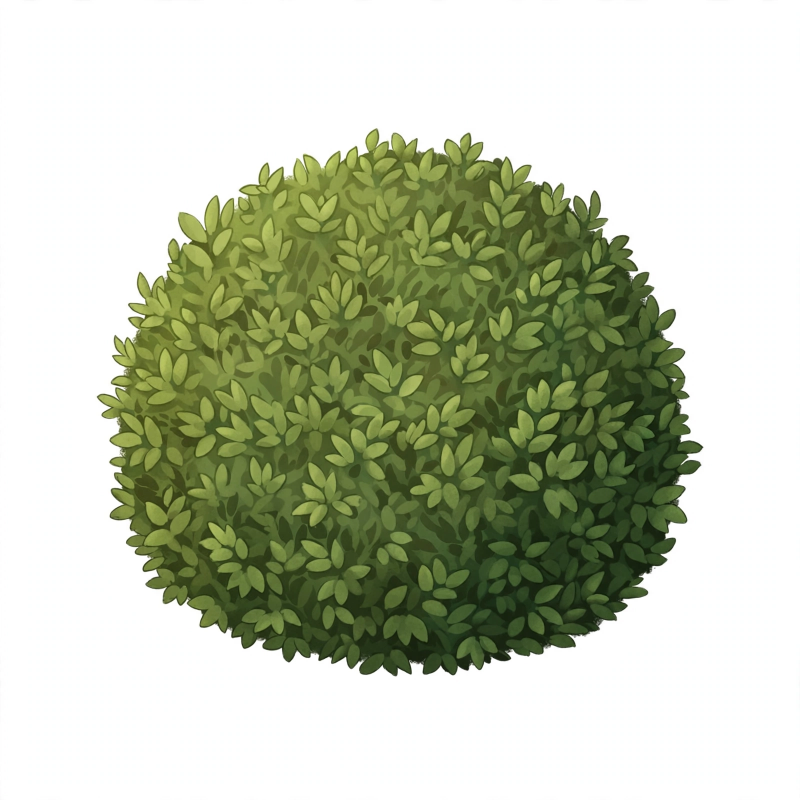
#> input picture assets/props/bush/source.png, 1600 x 1600 px (shown at 1/2 size)
$ python -i assets.py   (imports and definitions only)
#> lines starting #> are read from the running program, lines starting #| are printed output that depends on the picture; after the words box and inside, x2 and y2 are one past the last pixel; in counts of white or black regions, pixels touching at a corner belong together
"""Engine asset keys -> pipe2 AssetQueue (Muse pictures + SAM3D meshes, all at once) -> cache; progress by files."""
import subprocess
import time
from pathlib import Path

from pipe2.assets import MESH_APPS, MESH_TIMEOUT_S, AssetQueue, ModalMesh, MuseImage
from pipe2.engine import Engine
from pipe2.ledger import Ledger, load_prices

REPO = Path(__file__).resolve().parents[2]
ENGINE = REPO / "engine"


# [60 lines left out: functions fill_cache, build_dist, fit_props, not called in this run]


def cut_white(png: Path, tol=28):
    """white background -> alpha: flood from the border over near-white pixels (a tree's sky gaps inside stay too)."""
#> called with png = '../../assets/props/bush/source.png', tol = 28
    import numpy as np
    import cv2
    from PIL import Image
    im = Image.open(png)
#> im is the input picture: PIL image 1600x1600 RGB; mean R, G, B 191.4, 198, 176.2
    if im.mode == "RGBA" and np.asarray(im)[..., 3].min() < 255:
        return
    a = np.asarray(im.convert("RGB"))
    white = (a.min(axis=2) > 255 - tol).astype(np.uint8)
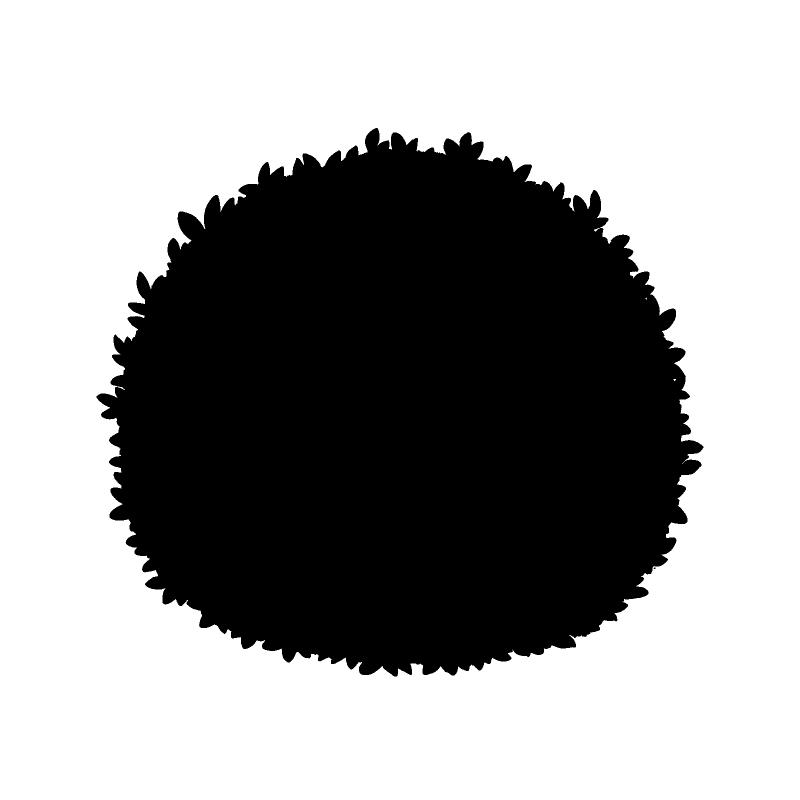
#> white: shape (1600, 1600) (shown at 1/2 size); values 0 (black) and 1 (white), 61.3% white; 2 black regions (1 under 20 px), largest, box (x1, y1, x2, y2) and area: (193, 256, 1407, 1353) 991523
    n, lab = cv2.connectedComponents(white, connectivity=4)
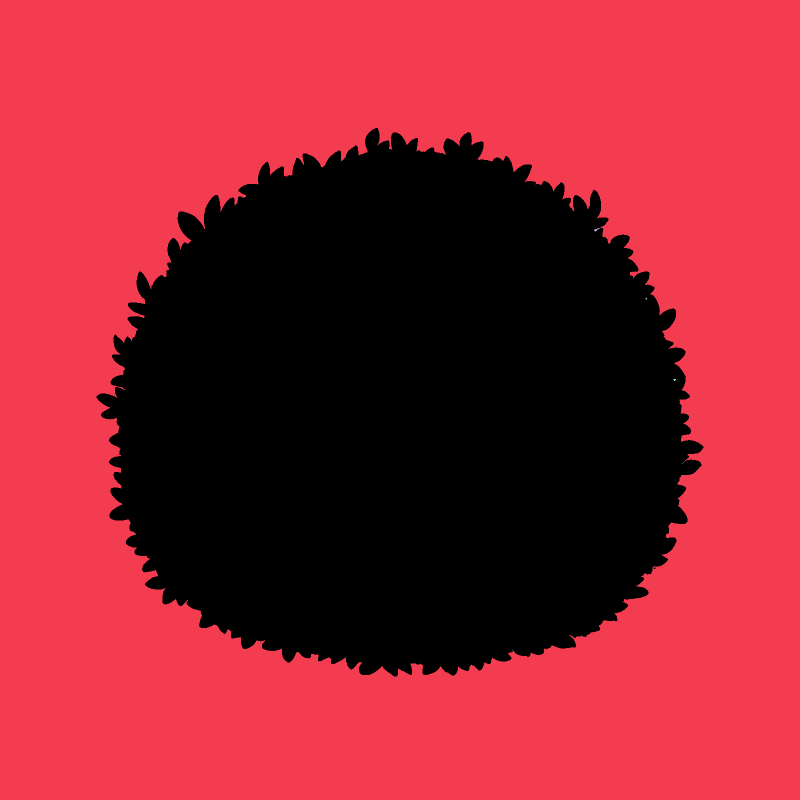
#> lab: shape (1600, 1600) int32 (shown at 1/2 size); 16 distinct labels, from 0 to 15; one colour per label, 0 black
#> n = 16
    edge = set(np.unique(np.r_[lab[0], lab[-1], lab[:, 0], lab[:, -1]])) - {0}
#> edge = 1 item
    bg = np.isin(lab, list(edge)) & (white > 0)
#> bg: shape (1600, 1600) bool; 61.3% white; 2 black regions (1 under 20 px), largest, box (x1, y1, x2, y2) and area: (193, 256, 1407, 1353) 991588
    alpha = np.where(bg, 0, 255).astype(np.uint8)
    alpha = cv2.erode(alpha, np.ones((3, 3), np.uint8))
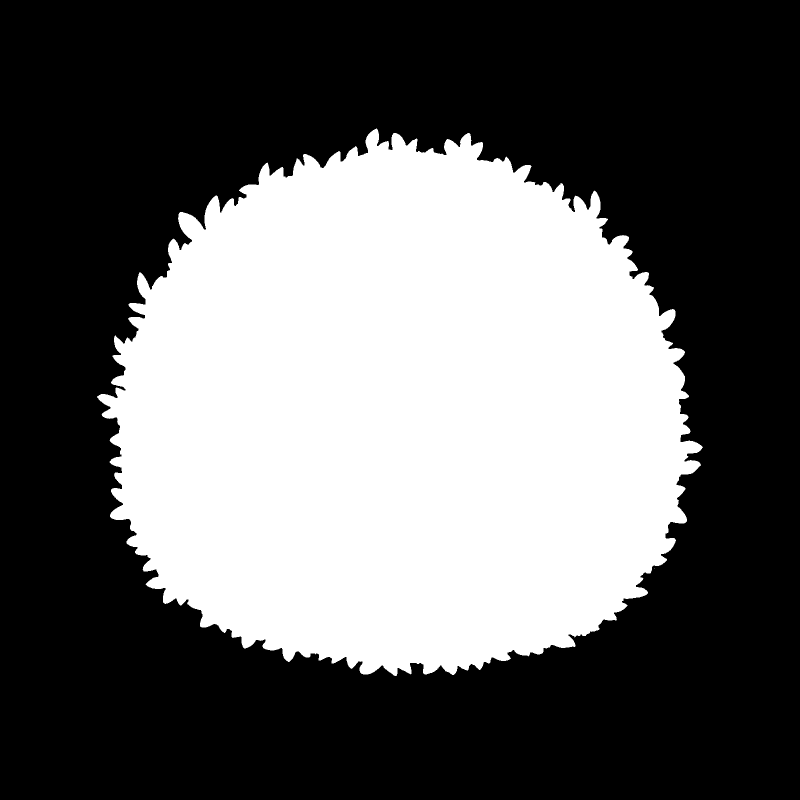
#> alpha: shape (1600, 1600) (shown at 1/2 size); 38.4% white; 2 white regions (1 under 20 px), largest, box (x1, y1, x2, y2) and area: (194, 257, 1406, 1352) 983218
    Image.fromarray(np.dstack([a, alpha])).save(png)

>>> result = cut_white('../../assets/props/bush/source.png')
